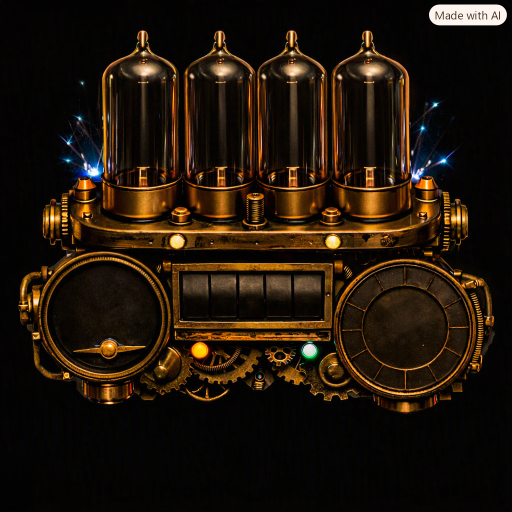
#> input picture hybrid/web/BrassBackground.png, 1024 x 1024 px (shown at 1/2 size)
$ python measure2.py
#> lines starting #> are read from the running program, lines starting #| are printed output that depends on the picture; after the words box and inside, x2 and y2 are one past the last pixel; in counts of white or black regions, pixels touching at a corner belong together
"""Measure the data windows in the brass background by ENCLOSURE, not by darkness.

The whole image is mostly black, so "dark" alone also finds the gaps between brass parts. What
distinguishes a data window is that it is ENCLOSED by brass. So:

  1. dark mask (lum < thresh)
  2. flood-fill the dark from the image border -> that is the OUTSIDE
  3. whatever dark remains is enclosed -> the windows
  4. label those remaining blobs (PIL flood-fill per blob, in C, so it is fast)

Out: measure_report.txt + measure_overlay.png (boxes on a copy, to be verified by eye)
"""
import os

import numpy as np
from PIL import Image, ImageDraw

HERE = os.path.dirname(os.path.abspath(__file__))
SRC = os.path.join(HERE, "BrassBackground.png")
DARK_THRESH = 0.085
MIN_AREA = 1500

im = Image.open(SRC).convert("RGB")
#> im is the input picture: PIL image 1024x1024 RGB; mean R, G, B 33.4, 21.8, 10.3
W, H = im.size
#> W = 1024; H = 1024
a = np.asarray(im, dtype=np.float64) / 255.0
lum = 0.2126 * a[..., 0] + 0.7152 * a[..., 1] + 0.0722 * a[..., 2]
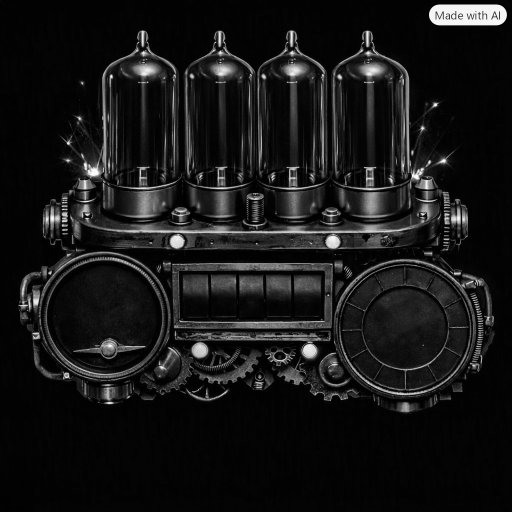
#> lum: shape (1024, 1024) float64 (shown at 1/2 size); min 0, max 0.992, mean 0.0919

# 1-2. dark, then erase everything reachable from the border (the outside)
m = Image.fromarray(((lum < DARK_THRESH) * 255).astype(np.uint8), "L")
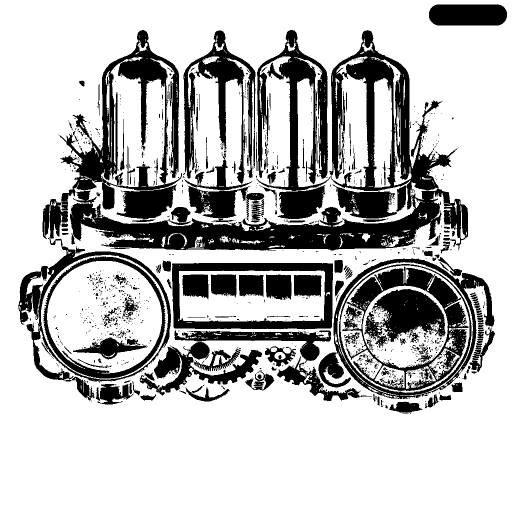
#> m: PIL image 1024x1024 L (shown at 1/2 size); 73.7% white; 1299 black regions (1100 under 20 px), largest, box (x1, y1, x2, y2) and area: (140, 60, 936, 501) 80230, (667, 517, 989, 798) 27252, (117, 60, 364, 421) 23636
for seed in [(0, 0), (W - 1, 0), (0, H - 1), (W - 1, H - 1)]:
    ImageDraw.floodfill(m, seed, 0)
m = Image.fromarray(((np.asarray(m) == 255) * 255).astype(np.uint8), "L")

# 3-4. label the enclosed blobs
work = m.copy()
blobs = []
while True:
    arr = np.asarray(work)
    idx = np.argwhere(arr == 255)
    if not len(idx):
        break
    y0, x0 = int(idx[0][0]), int(idx[0][1])
    ImageDraw.floodfill(work, (x0, y0), 64)
    a2 = np.asarray(work)
    ys, xs = np.where(a2 == 64)
#> (the run stopped early here; a loop or call above may not have finished)
